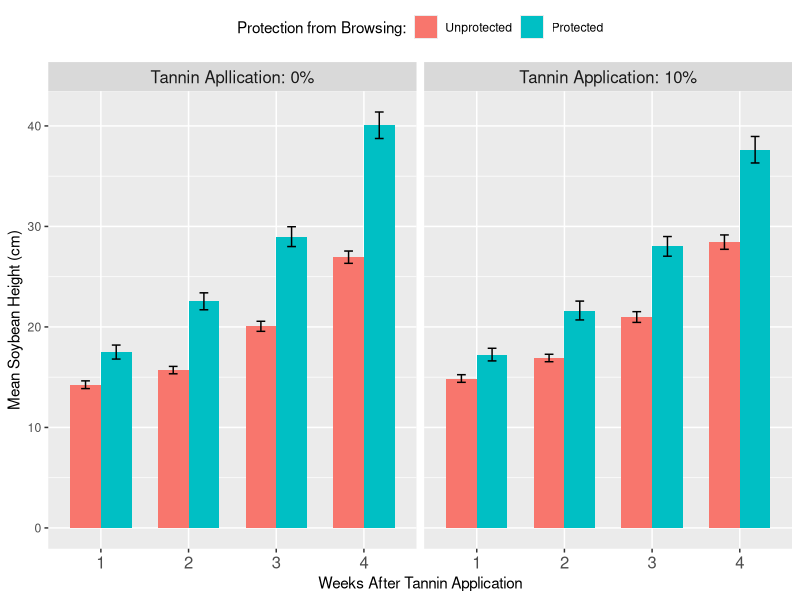
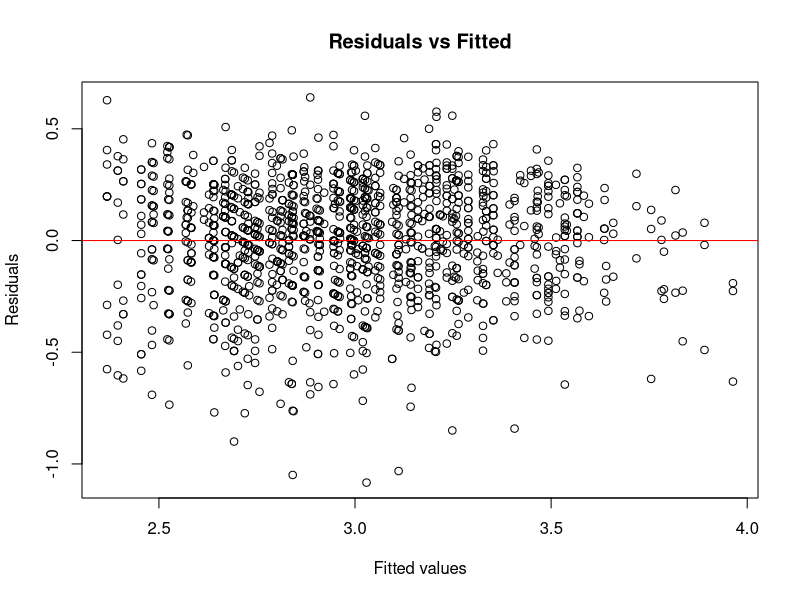
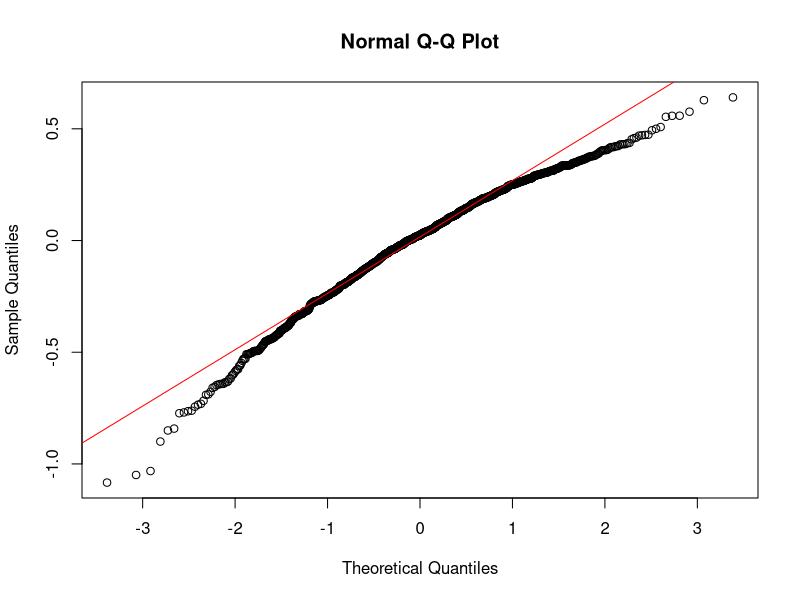

The R script that drew these images, in order:
## ---- chunk 1
#| echo: true
#| include: false
library(tidyverse)
library(ggplot2)
library(glmmTMB)
## ---- chunk 2
# Read the data
data <- read.csv("Data.csv", header=TRUE)
## ---- chunk 3
data$num_plants_change <- ifelse(data$WAT >= 2, 1, 0)  
## ---- chunk 4
# Convert categorical variables to factors
data$Field <- as.factor(data$Field)
data$Plot <- as.factor(data$Plot)
data$Treatment <- as.factor(data$Treatment)
data$Enclosure <- as.factor(data$Enclosure)
data$WAT <- as.factor(data$WAT)

# Remove rows with missing Height values and unused columns
data <- data |>
  filter(!is.na(Height)) |>
  select(-PercentDamage)

# Subset to remove WAT values at week zero
data <- data[data$WAT != "0", ]
## ---- chunk 5
# Calculate mean Height for each Treatment and WAT combination
summary_data <- data |>
  group_by(Enclosure,Treatment, WAT) |>
  summarise(mean_height = mean(Height, na.rm = TRUE))

# Displaying mean soybean height for treatments across Weeks after application
print(summary_data)
## ---- chunk 6
# Calculate mean and SE for each group
enclosure_data <- data |>
  group_by(WAT, Enclosure, Treatment) |>
  summarise(
    mean_height = mean(Height),
    se = sd(Height) / sqrt(n()),  # Calculate SD from raw data (Height)
    .groups = "drop"
  )
## ---- chunk 7
# Create the plot with updated facet labels and error bars
ggplot(enclosure_data, aes(x = WAT, y = mean_height, fill = Enclosure)) +
  geom_bar(stat = "identity", position = position_dodge(preserve = "single"), width = 0.7) +
  geom_errorbar(
    aes(ymin = mean_height - se, ymax = mean_height + se),
    position = position_dodge(width = 0.7),
    width = 0.2
  ) +
  facet_wrap(~factor(Treatment, levels = c(0, 1), labels = c("Tannin Apllication: 0%", "Tannin Application: 10%"))) +  # Modify facet labels
  labs(
    x = "Weeks After Tannin Application",
    y = "Mean Soybean Height (cm)",
    fill = "Protection from Browsing:"
  ) +
  scale_fill_discrete(labels = c("Unprotected", "Protected")) +
  scale_color_discrete(labels = c("No Repellent", "Repellent Applied")) +
  theme(
    legend.position = "top",
    strip.text = element_text(size = 12),
    axis.text.x = element_text(size = 12)  # Adjust x-axis text size if necessary
  )

## ---- chunk 8
# Linear Regression for Height

lm_m_height_1 <- lm(formula = Height ~ Treatment, data = data)

lm_m_height_2 <- lm(formula = Height ~ Treatment * WAT, data = data)

lm_m_height_3 <- lm(formula = Height ~ Treatment * WAT + Enclosure, data = data)

lm_m_height_4 <- lm(formula = Height ~ Treatment + WAT + Enclosure + Plot, data = data) 
## ---- chunk 9
#ANOVA for differences in models 
anova(lm_m_height_1, lm_m_height_2, lm_m_height_3, lm_m_height_4)

# AIC to pick the best model
AIC(lm_m_height_1, lm_m_height_2, lm_m_height_3, lm_m_height_4)
## ---- chunk 10
summary(lm_m_height_4)
## ---- chunk 11
mem_encl <- glmmTMB(log(Height) ~ Treatment * Enclosure * WAT + (1 | Plot) + (1 | Field), data = data)
## ---- chunk 12
AIC(mem_encl)
## ---- chunk 13
summary(mem_encl)
## ---- chunk 14
residuals <- resid(mem_encl)
fitted <- fitted(mem_encl)

# Plot residuals vs fitted values
plot(fitted, residuals, xlab = "Fitted values", ylab = "Residuals",
     main = "Residuals vs Fitted")
abline(h = 0, col = "red")
## ---- chunk 15
qqnorm(residuals)
qqline(residuals, col = "red")
## ---- chunk 16
# Main effect of Enclosure on height only
# Plants within enclosures were not treated with tannins
anova_height_encl <- aov(Height ~ Treatment * WAT + Enclosure, data = data)
## ---- chunk 17
AIC(anova_height_encl)
## ---- chunk 18
summary(anova_height_encl)
## ---- chunk 19
# Main effect of Enclosure on height only
# Plants within enclosures were not treated with tannins
anova_height_encl_log <- aov(log(Height) ~ Treatment * WAT + Enclosure, data = data)

anova_height_encl_log_3way <- aov(log(Height) ~ Treatment * WAT * Enclosure, data = data)
## ---- chunk 20
AIC(anova_height_encl_log)
AIC(anova_height_encl_log_3way)
## ---- chunk 21
# Chi-sq test to determine if I should keep 3-way interaction 
anova(anova_height_encl_log_3way, anova_height_encl_log, test = "Chisq")
## ---- chunk 22
summary(anova_height_encl_log_3way)
